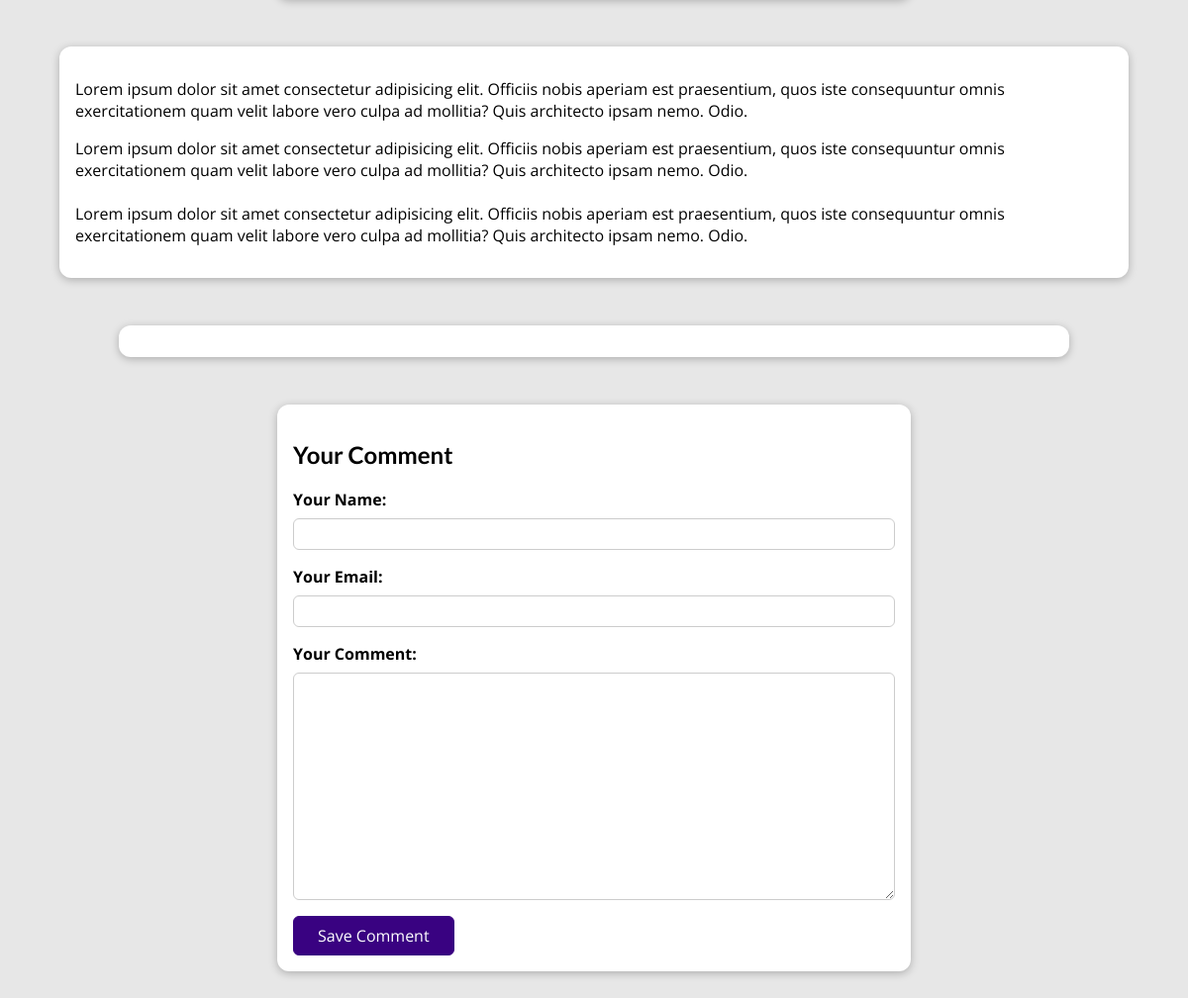
Before: /posts/into-the-woods (lower part) with the older database file.
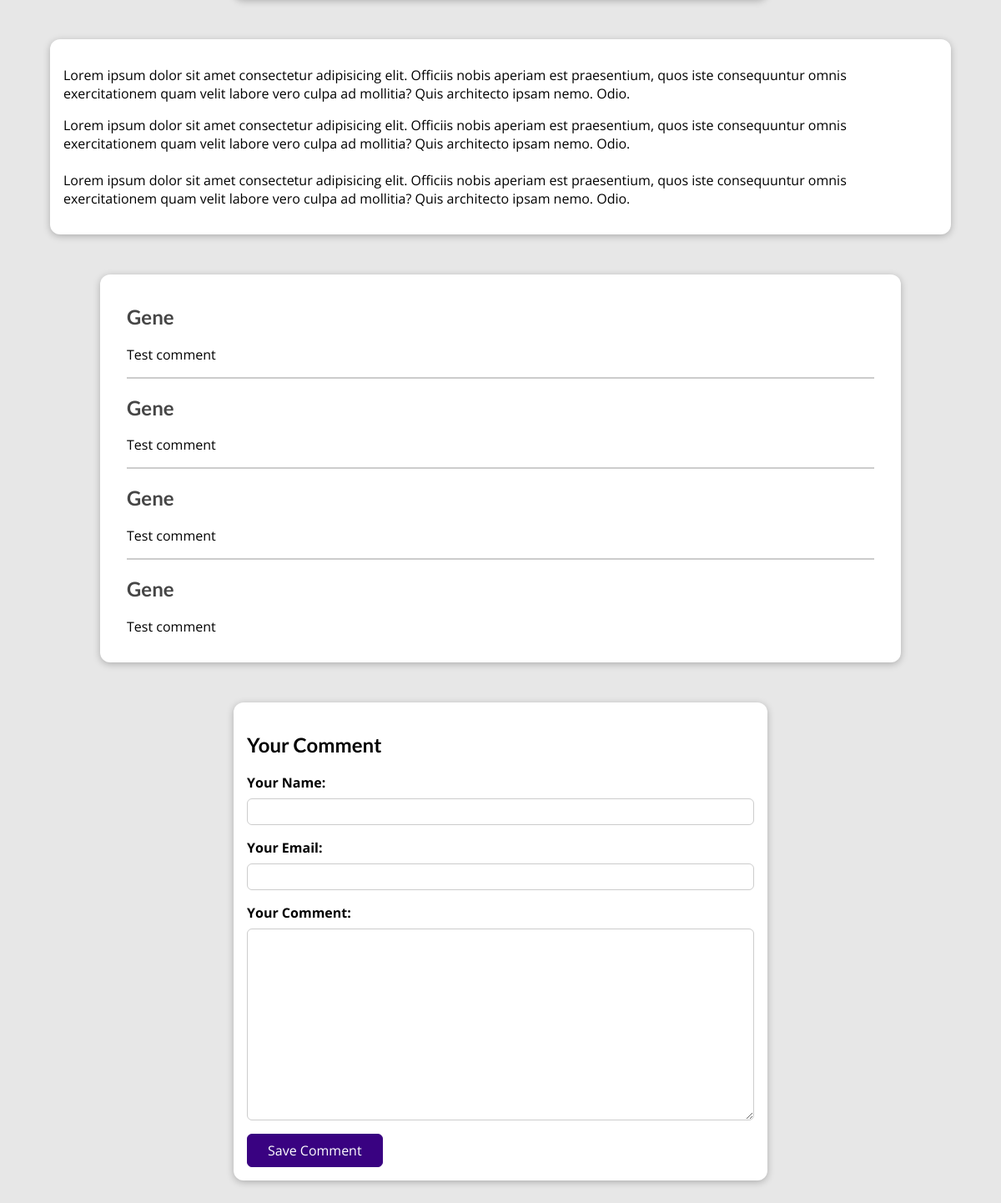
After: the same page with the newer database file.
### blog/models.py (models this page shows)
class Post(models.Model):
    title = models.CharField(max_length = 50)
    excerpt = models.CharField(max_length = 200)
    image = models.ImageField(upload_to="posts", null=True)
    date = models.DateField(auto_now = True)
    slug = models.SlugField(unique = True, db_index = True)
    content = models.TextField(validators = [MinLengthValidator(10)])
    author = models.ForeignKey(Author, null=True, on_delete=models.SET_NULL, related_name= "posts")
    tags = models.ManyToManyField(Tag)

class Comment(models.Model):
    user_name = models.CharField(max_length = 120)
    user_email = models.EmailField()
    text = models.TextField(max_length = 300)
    post = models.ForeignKey(Post, on_delete=models.CASCADE, related_name = "comments")

### blog/views.py (the view, shortened to what this page needs)
# urls.py: path("posts/<slug:slug>", views.SinglePostView.as_view(), name="post-detail-page") #posts/my-first-post
class SinglePostView(View):
    def get(self, request, slug):
        post = Post.objects.get(slug=slug)
        context = {
            "post" : post,
            "post_tags" : post.tags.all(),
            "comment_form" : CommentForm(),
            "comments" : post.comments.all().order_by("-id")
            }
        return render(request, "blog/post-detail.html", context)

### blog/forms.py
class CommentForm(forms.ModelForm):
    class Meta:
        model = Comment
        exclude = ["post"]
        labels = {
            "user_name": "Your Name",
            "user_email": "Your Email",
            "text": "Your Comment"
            }

### blog/models.py (called while the page is built)
    def full_name(self):
        return f"{self.first_name} {self.last_name}"

    def __str__(self):
        return self.full_name()

### blog/templates/blog/post-detail.html (shortened to what this page needs)
{% extends "base.html" %}
{% load static %}
{% block css_files %}
<link rel="stylesheet" href="{% static "blog/post-detail.css" %}" />
{% endblock %}
{% block content %}
<main>
    {{ post.content|linebreaks }}
</main>
<section id="comments">
    <ul>
        {% for comment in comments %}
        <li>
            <h2>{{ comment.user_name }}</h2>
            <p>{{ comment.text|linebreaks }}</p>
        </li>
        {% endfor %}
    </ul>
</section>
<section id="comment-form">
    <h2>Your Comment</h2>
    <form action="{% url "post-detail-page" post.slug %}" method="POST">
        {% for form_field in comment_form %}
        <div class="form-control {% if form_field.errors %}invalid{% endif %}">
            {{ form_field.label_tag }}
            {{ form_field }}
        </div>
        {% endfor %}
        <button>Save Comment</button>
    </form>
</section>
{% endblock %}

### templates/base.html (shortened to what this page needs)
{% load static %}
<!DOCTYPE html>
<html>
<head>
    <link rel="stylesheet" href="{% static "app.css" %}"/>
    {% block css_files %}{% endblock %}
</head>
<body>
    {% block content %}
    {% endblock %}
</body>
</html>

### static/app.css (style rules this page uses)
* { box-sizing: border-box; }
html { font-family: 'Open Sans', 'Lato', sans-serif; }
body { margin: 0; }
h1, h2, h3 { font-family: 'Lato', sans-serif; font-weight: bold; }

### blog/static/blog/post-detail.css (style rules this page uses)
body { background-color: #e7e7e7; }
main { width: 90%; max-width: 90rem; margin: 3rem auto; background-color: white; padding: 1rem; border-radius: 12px; box-shadow: 0 2px 8px rgba(0, 0, 0, 0.25); }
#comment-form { margin: 3rem auto; width: 90%; max-width: 40rem; border-radius: 12px; background-color: white; box-shadow: 0 2px 8px rgba(0, 0, 0, 0.25); padding: 1rem; }
#comment-form button { font: inherit; background-color: #390281; color: white; border: 1px solid #390281; padding: 0.5rem 1.5rem; border-radius: 6px; cursor: pointer; }
.form-control { margin-bottom: 1rem; }
.form-control label { font-weight: bold; margin-bottom: 0.5rem; display: block; }
.form-control input, .form-control textarea { display: block; width: 100%; font: inherit; padding: 0.25rem; border-radius: 6px; border: 1px solid #ccc; }
#comments { margin: 3rem auto; width: 90%; max-width: 60rem; border-radius: 12px; background-color: white; box-shadow: 0 2px 8px rgba(0, 0, 0, 0.25); padding: 1rem 2rem; }
#comments ul { list-style: none; margin: 0; padding: 0; }
#comments li { margin-bottom: 1rem; border-bottom: 2px solid #ccc; }
#comments li:last-of-type { border-bottom: none; }
#comments h2 { color: #464646; }

Changed rows visible on the page:
added Comment: user_name "Gene", text "Test comment"
added Comment: user_name "Gene", text "Test comment"
added Comment: user_name "Gene", text "Test comment"
added Comment: user_name "Gene", text "Test comment"
